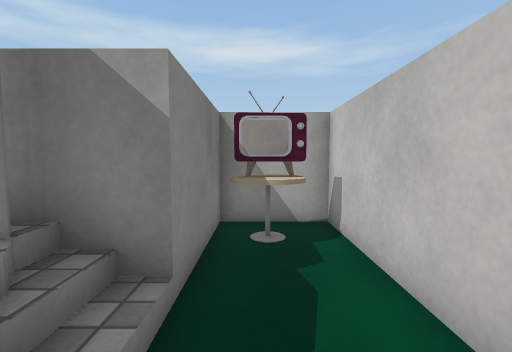
View 1 (above)

20 first-person views from a walk through a scene from a Unity 3-D project. The camera is 1.2 m above the floor, tilts 4° down and sees 90° across. The floor is counted in squares, 0.68 m on a side. Each view is taken from the middle of a square. On the plan, view 1 faces up. The plan holds only what a view shows up to about 15 squares ahead; the rest is blank. The place goes on beyond the plan. The player is left out. Door leaves are left out, so doorways stand open. Some surface patterns are stand-ins.

View 2
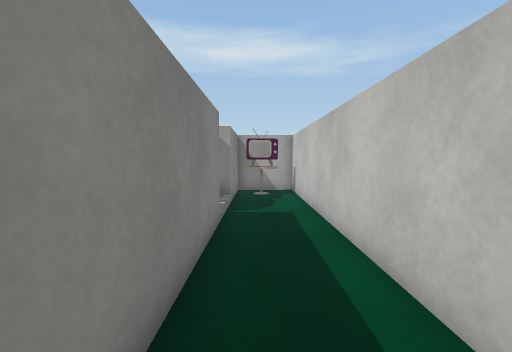

View 3
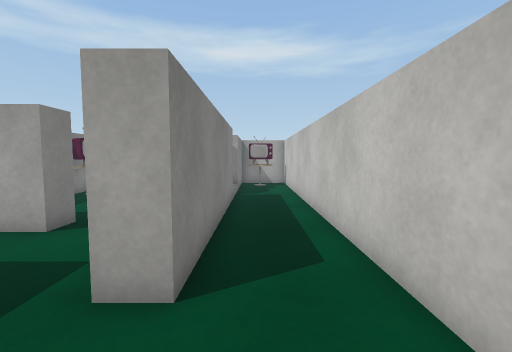

View 4
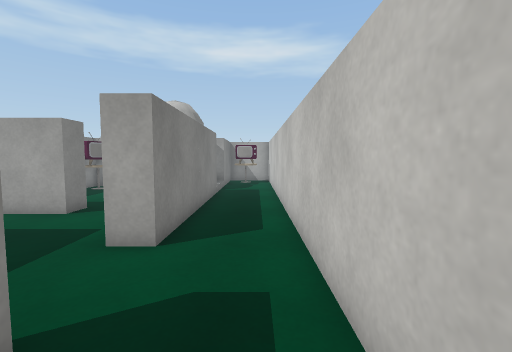

View 5
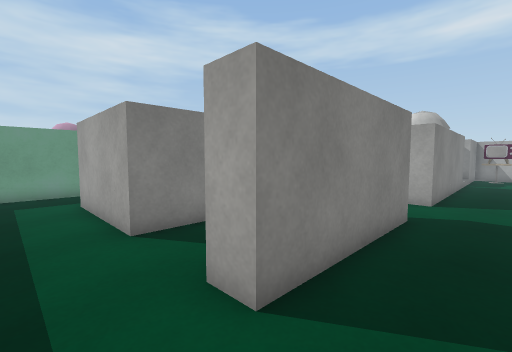

View 6
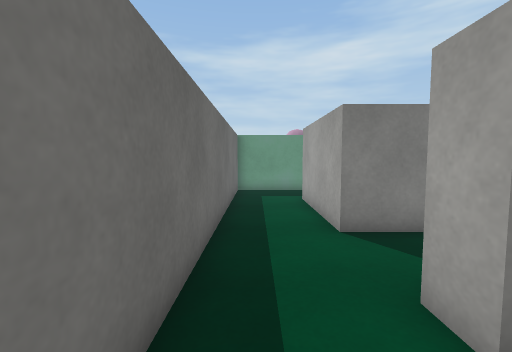

View 7
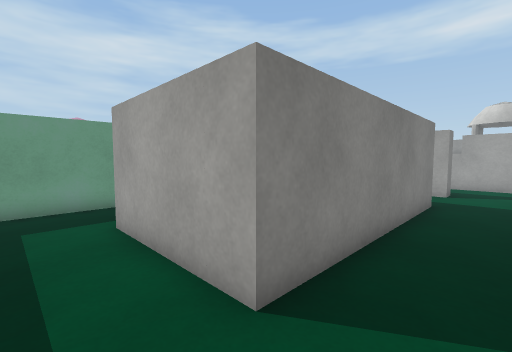

View 8
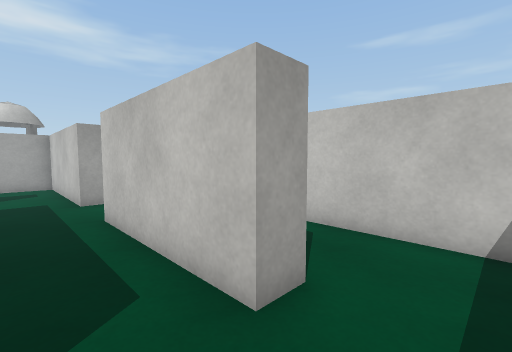

View 9
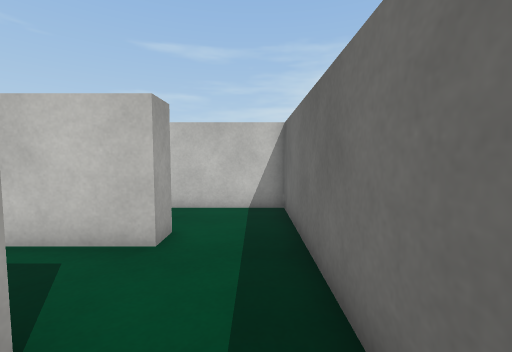

View 10
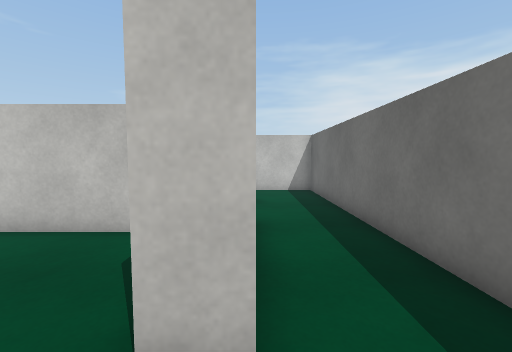

View 11
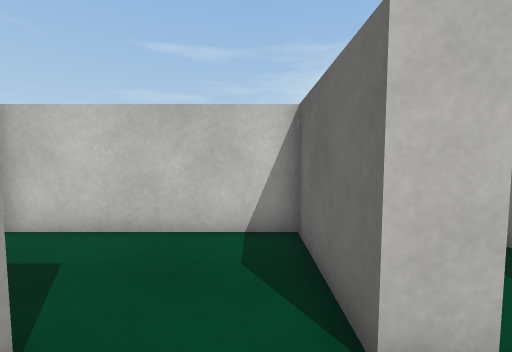

View 12
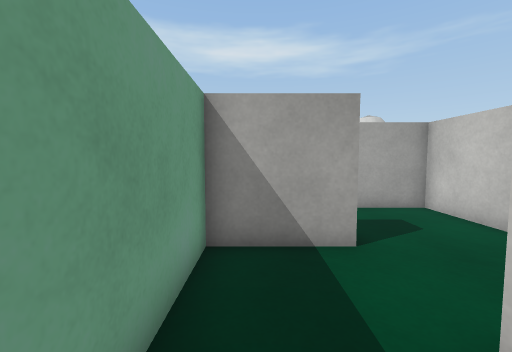

View 13
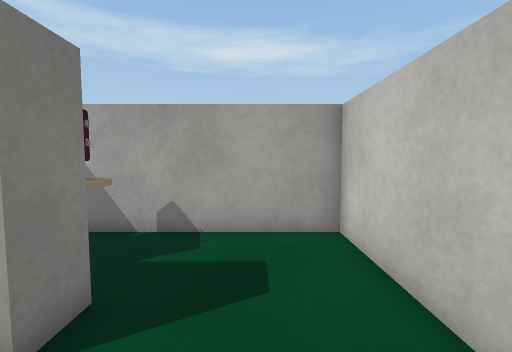

View 14
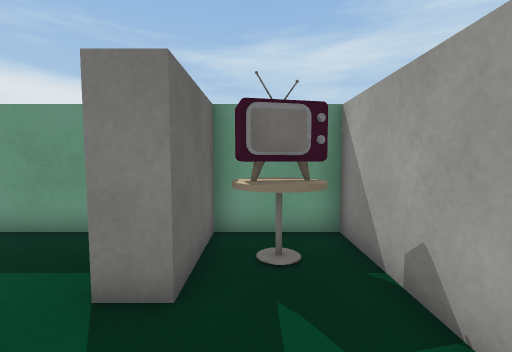

View 15
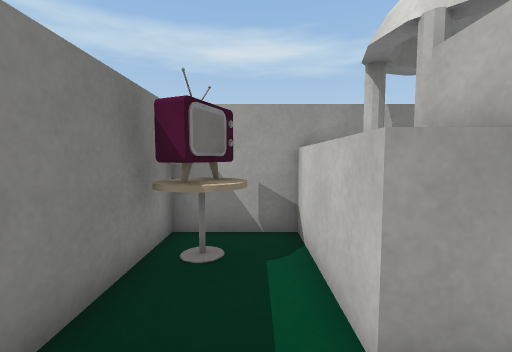

View 16
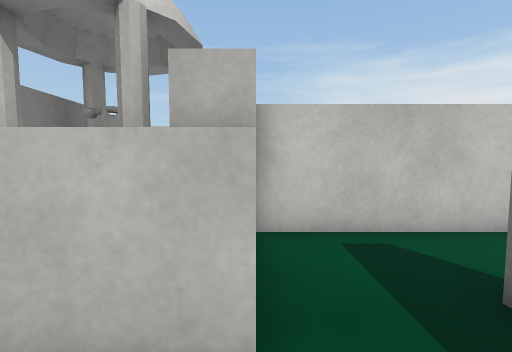

View 17
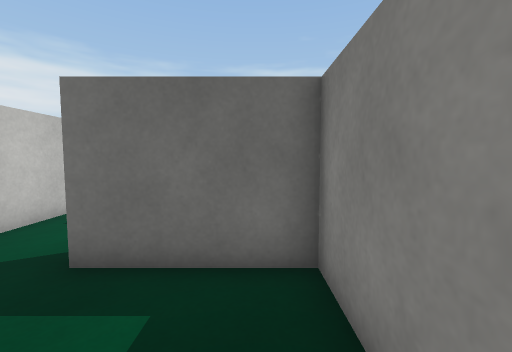

View 18
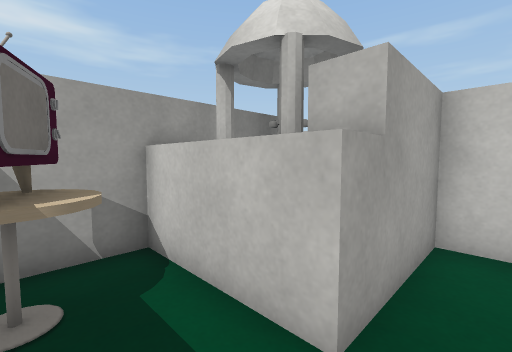

View 19
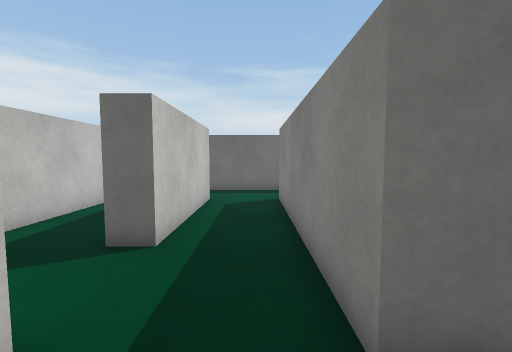

View 20
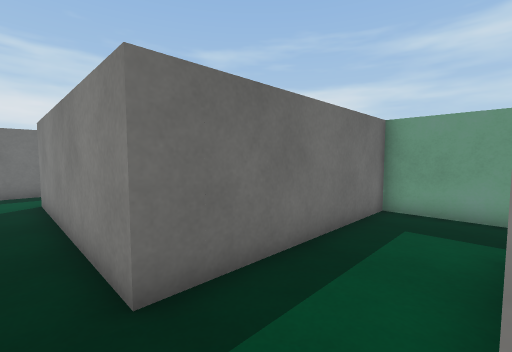

### Floor plan
Ten units are one square. View 1 is at (0, 0); x grows to the right and y downward. Boxes are objects, and circles mark ways between rooms. Rooms are numbered by the first view taken in them; rooms with no view inside come last. Other rooms are left out.
<svg viewBox="-135 -75 160 280">
<path fill="none" stroke="#000" d="M-10 0 -10 80 -20 80M-20 110 -10 110 -10 170 -20 170M-50 11 -50 0M-60 10 -60 -30M-25 200 20 200 20 -70 -10 -70 -10 -30 -90 -30 -90 15M-20 170 -20 110M-130 155 -130 200 -25 200M-50 80 -50 170 -100 170 -100 160M-100 130 -130 130 -130 155M-100 160 -60 160 -60 135M-60 135 -60 90 -130 90 -130 120 -100 120 -100 130M-90 15 -90 40 -50 40M-50 50 -70 50M-130 49 -130 80 -50 80M-20 80 -20 55M-50 40 -50 50M-20 55 -20 10 -60 10"/>
<rect x="-85" y="-25" width="20" height="20" fill="#bbb"><title>other object</title></rect>
<rect x="-55" y="-25" width="10" height="20" fill="#bbb"><title>other object</title></rect>
<rect x="-45" y="-25" width="20" height="20" fill="#bbb"><title>other object</title></rect>
<rect x="-5" y="-65" width="20" height="20" fill="#bbb"><title>other object</title></rect>
<rect x="-125" y="95" width="20" height="20" fill="#bbb"><title>other object</title></rect>
<circle cx="-15" cy="185" r="3" fill="#2a7"/>
<circle cx="-15" cy="95" r="3" fill="#2a7"/>
<circle cx="-70" cy="5" r="3" fill="#2a7"/>
<circle cx="-115" cy="165" r="3" fill="#2a7"/>
<circle cx="-35" cy="80" r="3" fill="#2a7"/>
<circle cx="-100" cy="145" r="3" fill="#2a7"/>
<circle cx="-80" cy="125" r="3" fill="#2a7"/>
<circle cx="-50" cy="25" r="3" fill="#2a7"/>
<circle cx="-35" cy="45" r="3" fill="#2a7"/>
<text x="0" y="50">1</text>
<text x="-60" y="180">2</text>
<text x="-120" y="140">3</text>
<text x="-90" y="140">4</text>
<text x="-90" y="110">5</text>
<text x="-70" y="20">6</text>
<text x="-80" y="60">7</text>
<text x="-40" y="30">8</text>
</svg>
Room 1 opens to room 2. Room 1 opens to room 6. Room 2 opens to room 3. Room 2 opens to room 7. Room 3 opens to room 4. Room 4 opens to room 5. Room 6 opens to room 8. Room 7 opens to room 8.

Where each view was taken, in squares from view 1:
view 1: 0 up, 0 right, facing up
view 2: 7 down, 0 right, facing up
view 3: 11 down, 0 right, facing up
view 4: 13 down, 1 right, facing up
view 5: 19 down, 1 right, facing up-left
view 6: 19 down, 1 right, facing left
view 7: 19 down, 3 left, facing up-left
view 8: 19 down, 4 left, facing up-right
view 9: 19 down, 7 left, facing right
view 10: 17 down, 12 left, facing right
view 11: 15 down, 12 left, facing right
view 12: 18 down, 12 left, facing up
view 13: 15 down, 8 left, facing up
view 14: 11 down, 7 left, facing left
view 15: 3 down, 7 left, facing up
view 16: 1 down, 8 left, facing right
view 17: 0 up, 8 left, facing down
view 18: 2 down, 8 left, facing up-right
view 19: 6 down, 4 left, facing down
view 20: 5 down, 4 left, facing down-left
